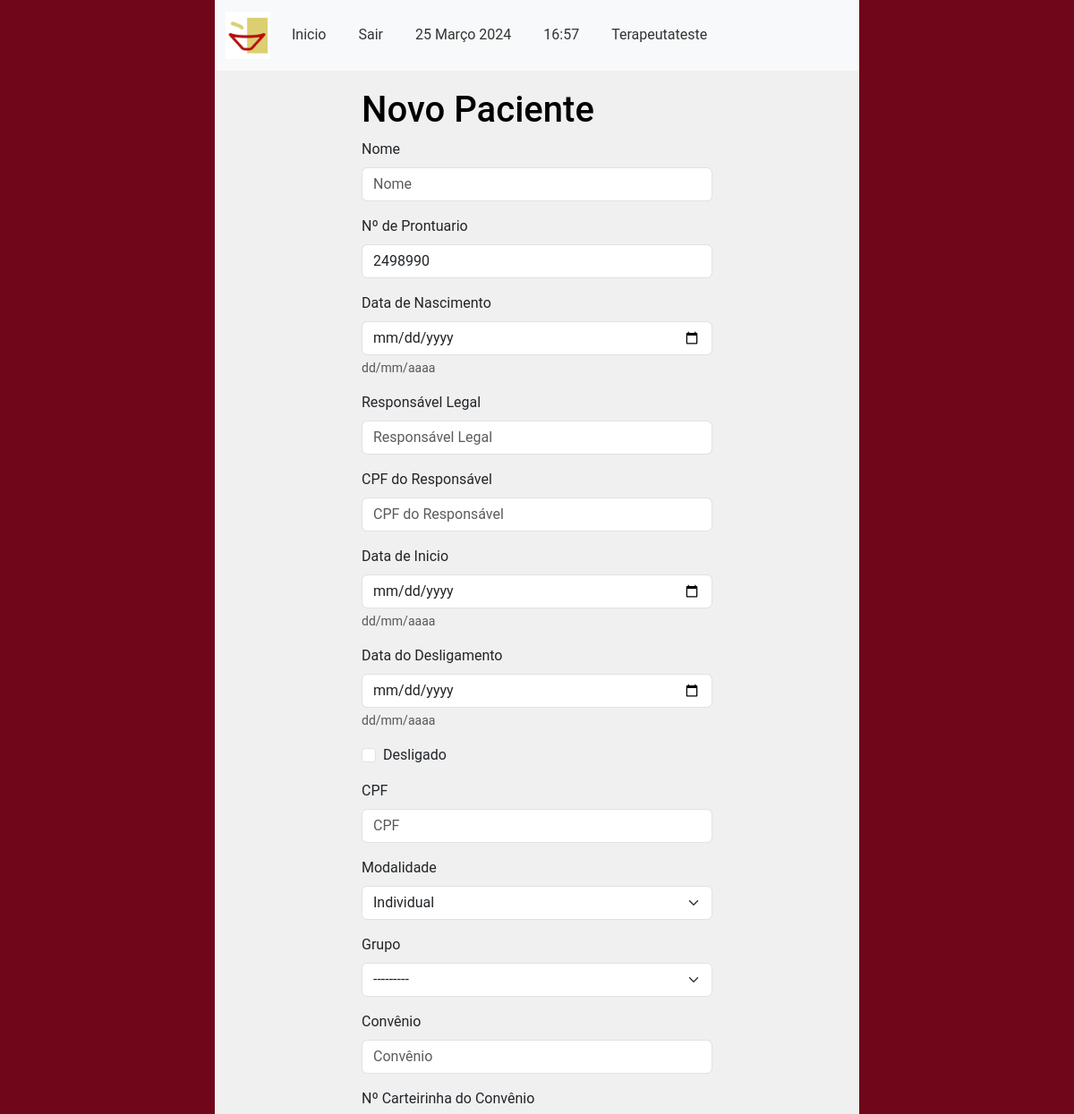
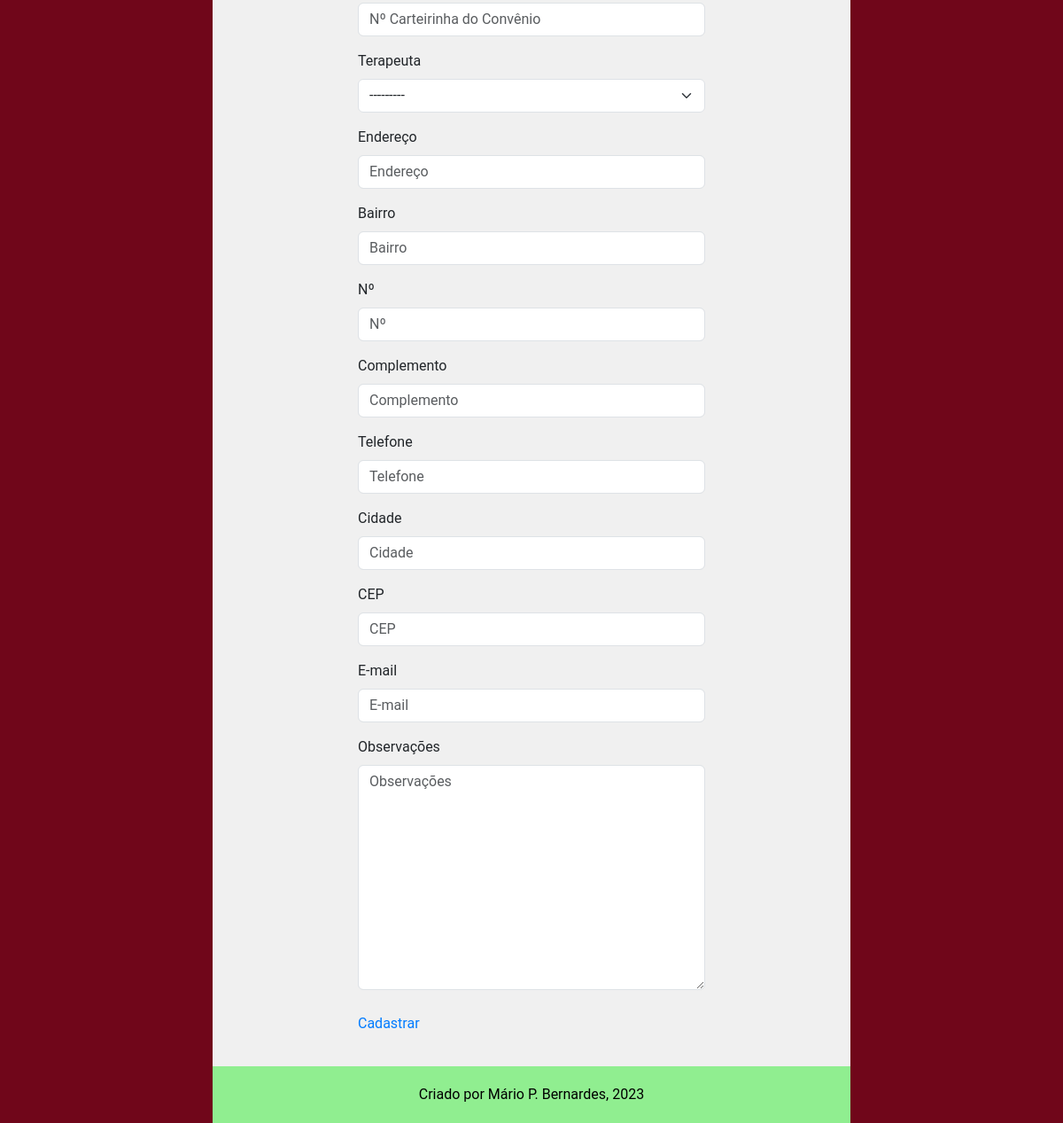
Screenshot of /main/novo/ (signed in) with the database file from the repository (2 pictures, top to bottom).
### accounts/models.py (models this page shows, shortened)
class CustomUser(AbstractUser):
    email = models.EmailField(unique=True, verbose_name='E-mail')
    phone_number = models.CharField(max_length=11, unique=True, verbose_name='Telefone', validators=[
        validate_numbers, MinLengthValidator(limit_value=11), MaxLengthValidator(limit_value=11)
    ])
    require_otp_login = models.BooleanField(null=False, default=True)  # TODO trocar pra False
    otp = models.CharField(max_length=6, null=True, blank=True)

### main/models.py (models this page shows, shortened)
class CadastroProfissionais(models.Model):
    nome = models.CharField(verbose_name='Nome', max_length=100,
                            unique=True, editable=True, validators=[validate_letters])
    conselho_codigo = models.CharField(verbose_name='CRP', max_length=5, unique=True,
                                       editable=True, validators=[validate_numbers])
    STATUS_POS_CHOICES = (
        (0, 'Nível 1 - Incompleto'),
        (1, 'Nível 1 - Completo'),
        (2, 'Nível 2 - Incompleto'),
        (3, 'Nível 2 - Completo'),
        (4, 'Nível 3 - Incompleto'),
        (5, 'Nível 3 - Completo'),
    )
    pos_grad_status = models.IntegerField(verbose_name='Status Pós', choices=STATUS_POS_CHOICES, default=0)
    unimed_codigo = models.CharField(verbose_name='Número cadastro Unimed', max_length=6,
                                     unique=True, editable=True, validators=[validate_numbers])
    email = models.EmailField(verbose_name='Email', editable=True)
    telefone_numero = models.CharField(verbose_name='Telefone', max_length=11,
                                       editable=True, validators=[validate_numbers])
    endereco_rua = models.CharField(verbose_name='Endereço', max_length=100)
    endereco_bairro = models.CharField(verbose_name='Bairro', max_length=50)
    endereco_numero = models.CharField(verbose_name='Número', max_length=7, validators=[validate_numbers])
    endereco_complemento = models.CharField(verbose_name='Complemento', max_length=100)
    cidade = models.CharField(verbose_name='Cidade', max_length=20, validators=[validate_letters,
                                                                                MinLengthValidator(limit_value=3)])
    cep_numero = models.CharField(verbose_name='CEP', max_length=8, validators=[validate_numbers,
                                                                                MinLengthValidator(limit_value=8)])
    nascimento_data = models.DateField(verbose_name='Data de Nascimento', help_text='dd/mm/aaaa',
                                       validators=[validate_date_past])
    cpf_numero = models.CharField(verbose_name='CPF', unique=True, validators=[validate_numbers], max_length=11)
    rg_numero = models.CharField(verbose_name='Número RG', max_length=12,
                                 validators=[MinLengthValidator(limit_value=6)])
    rg_emissor = models.CharField(verbose_name='Orgão Emissor RG', max_length=50)
    usuario_codigo = models.ForeignKey(
        CustomUser,
        related_name='Terapeutas',
        on_delete=models.PROTECT
    )
    objects = models.Manager()
    def __str__(self):
        return f'{self.nome}'
    class Meta:
        verbose_name = 'Terapeuta'
        verbose_name_plural = 'Terapeutas'
        permissions = [
            ('add_terapeuta', 'Adicionar novos Usuários (Administrativos)')
        ]

class CadastroPacientes(models.Model):
    nome = models.CharField(verbose_name='Nome do Paciente', max_length=100,
                            validators=[validate_letters, MinLengthValidator(limit_value=5)])
    prontuario_numero = models.CharField(verbose_name='Nº de Prontuario', max_length=7,
                                         default=create_prontuario_numero,
                                         unique=True, validators=[validate_numbers, MinLengthValidator(limit_value=7)])
    nascimento = models.DateField(verbose_name='Data de Nascimento', help_text='dd/mm/aaaa',
                                  validators=[validate_date_past])
    responsavel_legal = models.CharField(verbose_name='Responsável Legal', max_length=100,
                                         null=True, blank=True, validators=[validate_letters,
                                                                            MinLengthValidator(limit_value=5)])
    cpf_responsavel_legal = models.CharField(verbose_name='CPF do Responsável', max_length=11, blank=True, null=True,
                                             validators=[validate_numbers, MinLengthValidator(limit_value=11)])
    data_inicio = models.DateField(verbose_name='Data de Inicio', help_text='dd/mm/aaaa', default=datetime.now)
    data_final = models.DateField(verbose_name='Data do Desligamento', help_text='dd/mm/aaaa', blank=True, null=True,
                                  validators=[validate_date_past])
    desligado = models.BooleanField(verbose_name='Desligado', help_text='Paciente desligado', default=False)
    cpf_numero = models.CharField(verbose_name='CPF', max_length=11, unique=True,
                                  help_text="CPF de menores consta na Certidão de Nascimento",
                                  validators=[validate_numbers, MinLengthValidator(limit_value=11)])
    MOD_CHOICES = (
        (0, 'Individual'),
        (1, 'Grupo'),
        (2, 'Casal'),
    )
    modalidade_atendimento = models.IntegerField(verbose_name='Modalidade', choices=MOD_CHOICES, default=0)
    grupo = models.ForeignKey(
        'CadastroGrupos',
        related_name='membros',
        on_delete=models.PROTECT,
        blank=True,
        null=True
    )
    convenio = models.ForeignKey(
        'ConveniosAceitos',
        related_name='pacientes',
        on_delete=models.PROTECT
    )
    carteirinha_convenio = models.CharField(verbose_name='Número do Convênio',
                                            max_length=50, blank=True, null=True,
                                            validators=[validate_numbers, MinLengthValidator(limit_value=7)])
    terapeuta = models.ForeignKey(
        'CadastroProfissionais',
        related_name='pacientes',
        on_delete=models.PROTECT
    )
    endereco_rua = models.CharField(verbose_name='Endereço', max_length=100,
                                    validators=[MinLengthValidator(limit_value=10)])
    endereco_bairro = models.CharField(verbose_name='Bairro', max_length=50,
                                       validators=[MinLengthValidator(limit_value=3)])
    endereco_numero = models.CharField(verbose_name='Número', max_length=7, validators=[validate_numbers])
    endereco_complemento = models.CharField(verbose_name='Complemento', max_length=100,
                                            validators=[MinLengthValidator(limit_value=4)])
    telefone_numero = models.CharField(verbose_name='Telefone', max_length=11,
                                       validators=[validate_numbers, MinLengthValidator(limit_value=11)])
    cidade = models.CharField(verbose_name='Cidade', max_length=100, validators=[validate_letters,
                                                                                 MinLengthValidator(limit_value=3)])
    cep_numero = models.CharField(verbose_name='CEP', max_length=8, validators=[validate_numbers,
                                                                                MinLengthValidator(limit_value=8)])
    email = models.EmailField(verbose_name='E-mail')
    observacoes = models.TextField(verbose_name='Observações', blank=True, null=True)
    objects = models.Manager()
    class Meta:
        verbose_name = 'Paciente'
        verbose_name_plural = 'Pacientes'
        ordering = ["nome"]
        permissions = [
            ('transfer_pac', 'Transferir Paciente (Terapeutas)'),
            ('deslig_pac', 'Desligar Paciente (Terapeutas)'),
            ('add_pac_group', 'Adicionar Paciente a Grupo (Terapeutas)'),
            ('remove_pac_from_group', 'Remover Paciente de um Grupo (Terapeutas)')
        ]

### main/views.py (the view, shortened to what this page needs)
@login_required(login_url="/main/login")
def cadastrar_paciente(request: HttpRequest):
    if request.method != 'POST':
        return render_cadastro_paciente_form(request)

### main/models.py (called while the page is built)
def create_prontuario_numero():
    last_paciente = CadastroPacientes.objects.order_by('-prontuario_numero').first()
    last_prontuario_numero = last_paciente.prontuario_numero
    last_prontuario_numero_identificador = last_prontuario_numero[-5:]
    novo_prontuario_numero_identificador = int(last_prontuario_numero_identificador.lstrip('0')) + 1
    novo_prontuario_numero_identificador_str = str(novo_prontuario_numero_identificador)
    novo_prontuario_numero_identificador_str = '0' * (
                5 - len(novo_prontuario_numero_identificador_str)) + novo_prontuario_numero_identificador_str
    ano_str = str(datetime.now().year)
    prontuario_inicio = ano_str[2:]
    novo_prontuario_numero = prontuario_inicio + novo_prontuario_numero_identificador_str
    return novo_prontuario_numero

    def __str__(self):
        return f'{self.label} - {self.terapeuta_responsavel}'

### main/views.py (called while the page is built)
def render_cadastro_paciente_form(request: HttpRequest, cadastro_form=None):
    if not cadastro_form:
        cadastro_form = CadastroPacienteForm()
    context = {
        'form': cadastro_form
    }
    return render(request, 'cadastramento_pac.html', context)

### main/templates/cadastramento_pac.html (shortened to what this page needs)
{% extends 'middleman1.html' %}
{% load bootstrap5 %}
{% load static%}
{% block content %}
<h1 class="text-body-emphasis">
    Novo Paciente
</h1>
{% if sucesso %}
<p class="alert alert-success">
    Paciente Cadastrado com sucesso!<br>
    <a href="{% url 'main:administrativo' %}"> Voltar ao Inicio </a>
</p>
{% else %}
<form action="" method="POST" id="form" novalidate>
    <div class="form-group">
        {% bootstrap_form form %}
    </div>
    <button type="submit" class="btn btn-primary btn-block">
        Cadastrar
    </button>
</form>
{% endif %}
{% endblock %}

### main/templates/middleman1.html (shortened to what this page needs)
{% load static %}
{% load django_bootstrap5 %}
{% bootstrap_css %}
<!DOCTYPE html>
<html lang="pt-br">
<head>
    <link rel="stylesheet" type="text/css" href="{% static 'main_style.css' %}">
</head>
<body>
    <div class="page-container">
        <header>
            <nav class="navbar navbar-expand-lg navbar-light bg-light">
                <div class="container">
                <a class="navbar-brand" href="{% static 'fav.icon.jpeg' %}">
                    <img src="{% static 'fav.icon.jpeg' %}" alt="Your Logo" style="width: 50px; height: auto;" >
                </a>
                    <div class="collapse navbar-collapse text-dark" id="navbarNav">
                        <ul class="navbar-nav">
                            <li class="nav-item">
                                <a class="nav-link" href="{% url 'main:homepage' %}">Inicio</a>
                            </li>
                            <li class="nav-item">
                                <a class="nav-link" href="{% url 'account:logout' %}">Sair</a>
                            </li>
                            <li class="nav-item">
                    <span class="nav-link">
                        {% now "j F Y" %}
                    </span>
                </li>
                <li class="nav-item">
                    <span class="nav-link">
                        {% now "H:i" %}
                    </span>
                </li>
                <li class="nav-item">
                    <span class="nav-link">
                        {% if user.is_authenticated %}
                            {{ user.username }}
                        {% endif %}
                    </span>
                </li>
                        </ul>
                    </div>
                </div>
            </nav>
        </header>
        <main class="main-content">
            {% block content %}{% endblock %}
        </main>
        <footer class="footer">
            Criado por Mário P. Bernardes, 2023
        </footer>
    </div>
</body>
</html>

### main/static/main_style.css (style rules this page uses)
body { font-family: roboto; font-size: 16px; background-color: #f0f0f0; margin: 0; padding: 0; }
.page-container { border-left: 20vw solid #70061a; border-right: 20vw solid #70061a; min-height: 100vh; box-sizing: border-box; display: flex; flex-direction: column; }
.main-content { width: 60%; margin: 0 auto; padding: 20px; flex-grow: 1; }
.navbar { background-color: #333; color: #fff; }
.navbar-brand { font-size: 24px; }
.navbar-nav { list-style-type: none; padding: 0; }
.nav-item { margin-right: 20px; }
.nav-link { color: #333; }
.btn-primary { background-color: transparent; color: #007bff; border: none; padding: 0; }
.footer { background-color: lightgreen; color: #000; padding: 20px 0; text-align: center; flex-shrink: 0; }

### main/templates/cadastramento_pac.html (style rules this page uses)
.form-group { display: flex; flex-direction: column; align-items: left; justify-content: space-between; margin-bottom: 10px; }

### rows the page displays
CustomUser: username "Terapeutateste"
CadastroPacientes: prontuario_numero "2498990", modalidade_atendimento "Individual", grupo "---------", terapeuta "---------"
